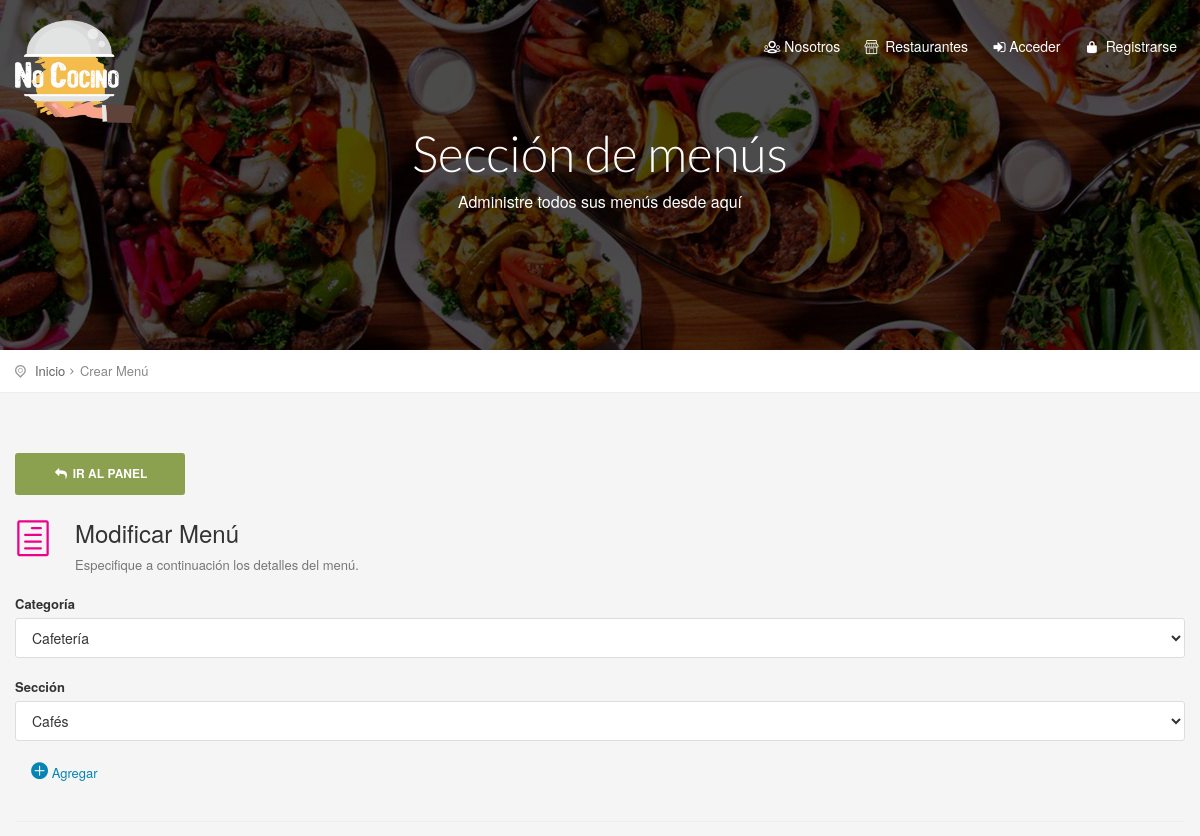
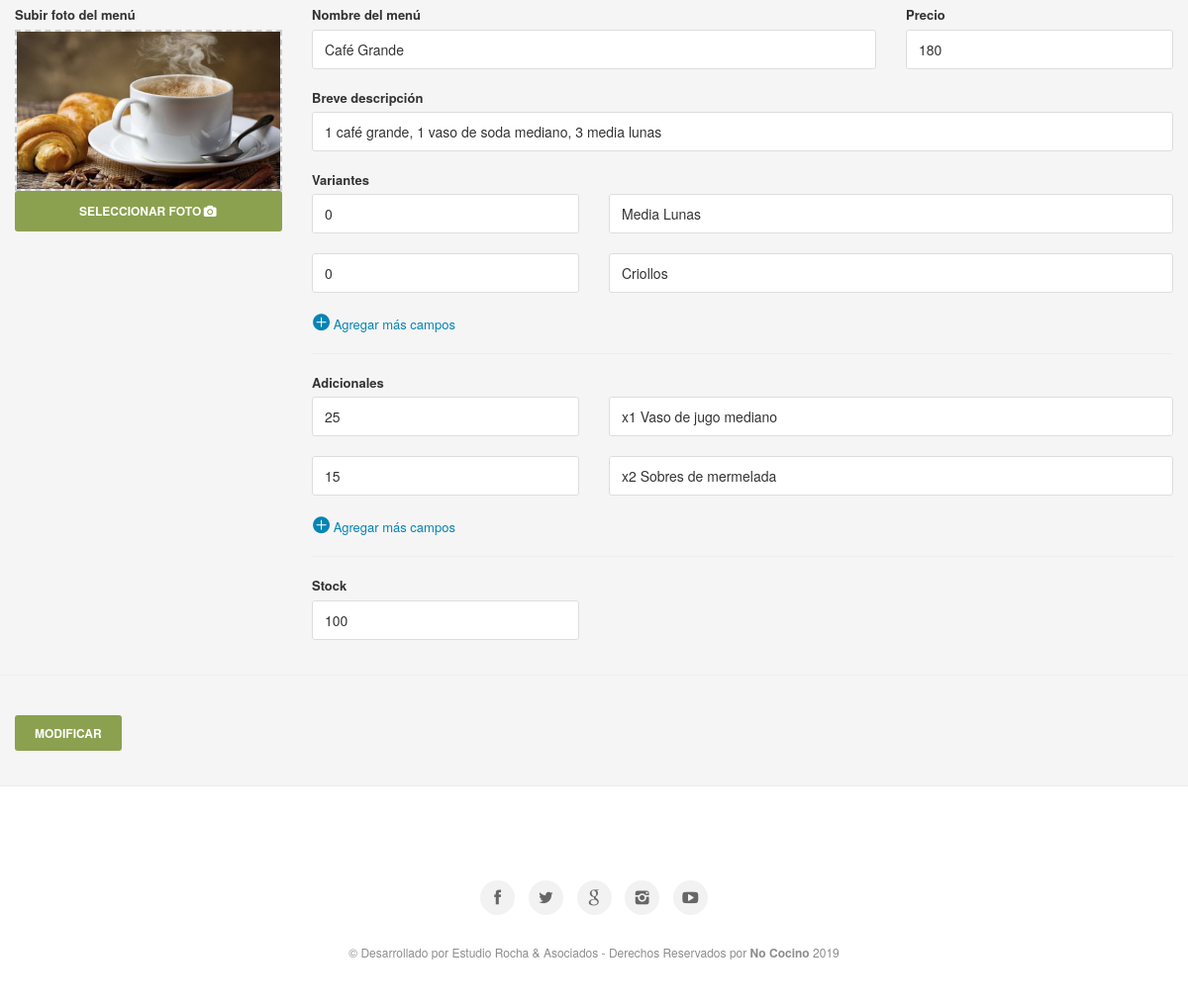
/modificar_menu.php?id=fea133c710, run on the app's committed database (2 pictures, top to bottom).
### tables this page shows
CREATE TABLE `imagenes` (
  `id` int(11) NOT NULL,
  `ruta` varchar(255) NOT NULL,
  `cod` varchar(255) NOT NULL
);

CREATE TABLE `productos` (
  `id` int(11) NOT NULL,
  `cod` varchar(255) DEFAULT NULL,
  `cod_empresa` text,
  `titulo` text,
  `precio` float DEFAULT NULL,
  `precioDescuento` float NOT NULL,
  `stock` int(11) DEFAULT '0',
  `desarrollo` text,
  `variantes` text,
  `adicionales` text,
  `categoria` text,
  `subcategoria` text,
  `seccion` text,
  `keywords` text,
  `description` text,
  `fecha` date DEFAULT NULL,
  `meli` varchar(255) DEFAULT NULL,
  `url` text,
  `cod_producto` varchar(255) DEFAULT NULL
);

### Config/Autoload.php (called while the page is built, shortened)
<?php
class autoload
{
    public static function runSitio()
    {
        spl_autoload_register(
            function($clase)
            {
                $ruta = str_replace("\\", "/", $clase) . ".php";
            }
        );
    }
}

### Clases/Conexion.php (called while the page is built, shortened)
<?php namespace Clases;
class Conexion
{
    private $datos = array("host"=> "localhost","user"=> "root","pass"=> "","db"  => "nococino");
    private $con;
    public function __construct()
    {
        $this->con = mysqli_connect($this->datos["host"], $this->datos["user"], $this->datos["pass"], $this->datos["db"]);
        mysqli_set_charset($this->con,'utf8');
    }
    public function sqlReturn($query)
    {
        $dato = $this->con->query($query);
        return $dato;
    }
}

### Clases/Categorias.php (called while the page is built, shortened)
<?php
class Categorias
{
    private $con;
    public function __construct()
    {
        $this->con = new Conexion();
    }
    function list($filter,$order,$limit) {
        $array = array();
        if (is_array($filter)) {
            $filterSql = "WHERE ";
            $filterSql .= implode(" AND ", $filter);
        } else {
            $filterSql = '';
        }
        if ($order != '') {
            $orderSql = $order;
        } else {
            $orderSql = "id DESC";
        }
        if ($limit != '') {
            $limitSql = "LIMIT " . $limit;
        } else {
            $limitSql = '';
        }
        $sql = "SELECT * FROM `categorias` $filterSql  ORDER BY $orderSql $limitSql";
        $notas = $this->con->sqlReturn($sql);
        if ($notas) {
            while ($row = mysqli_fetch_assoc($notas)) {
                $array[] = $row;
            }
            return $array ;
        }
    }
}

### Clases/Productos.php (called while the page is built, shortened)
<?php
class Productos
{
    public $id;
    public $cod;
    public $cod_empresa;
    private $con;
    public function __construct()
    {
        $this->con = new Conexion();
    }
    public function view()
    {
        $sql   = "SELECT * FROM `productos` WHERE id = '{$this->id}' ||  cod = '{$this->cod}' ||  cod_empresa = '{$this->cod_empresa}' ORDER BY id DESC";
        $notas = $this->con->sqlReturn($sql);
        $row   = mysqli_fetch_assoc($notas);
        return $row;
    }
}

### Clases/Secciones.php (called while the page is built, shortened)
<?php
class Secciones
{
    public $cod;
    private $con;
    public function __construct()
    {
        $this->con = new Conexion();
    }
    public function view()
    {
        $sql   = "SELECT * FROM `secciones` WHERE cod = '{$this->cod}' ORDER BY id DESC";
        $notas = $this->con->sqlReturn($sql);
        $row   = mysqli_fetch_assoc($notas);
        return $row;
    }
    function list($filter,$order,$limit) {
        $array = array();
        if (is_array($filter)) {
            $filterSql = "WHERE ";
            $filterSql .= implode(" AND ", $filter);
        } else {
            $filterSql = '';
        }
        if ($order != '') {
            $orderSql = $order;
        } else {
            $orderSql = "id DESC";
        }
        if ($limit != '') {
            $limitSql = "LIMIT " . $limit;
        } else {
            $limitSql = '';
        }
        $sql = "SELECT * FROM `secciones` $filterSql  ORDER BY $orderSql $limitSql";
        $notas = $this->con->sqlReturn($sql);
        if ($notas) {
            while ($row = mysqli_fetch_assoc($notas)) {
                $array[] = $row;
            }
            return $array ;
        }
    }
}

### Clases/Imagenes.php (called while the page is built, shortened)
<?php
class Imagenes
{
    public $cod;
    private $con;
    public function __construct()
    {
        $this->con = new Conexion();
    }
    public function view()
    {
        $sql      = "SELECT * FROM `imagenes` WHERE cod = '{$this->cod}' ORDER BY id ASC";
        $imagenes = $this->con->sqlReturn($sql);
        $row      = mysqli_fetch_assoc($imagenes);
        if ($row===NULL) {
            $row['ruta']      =  "assets/archivos/sin_imagen.jpg";
            return $row;
        }else {
            return $row;
        }
    }
}

### modificar_menu.php (the view, shortened to what this page needs)
<?php
require_once "Config/Autoload.php";
$menu = new Clases\Productos();
$imagenes = new Clases\Imagenes();
$categorias = new Clases\Categorias();
$seccion = new Clases\Secciones();
$filterCategoria = array("area = 'productos'");
$order = "titulo ASC";
$categoriasArray = $categorias->list($filterCategoria, $order, "");
$cod = isset($_GET["id"]) ? $_GET["id"] : '';
$menu->set("cod", $cod);
$menuData = $menu->view();
$filterSeccion = array("cod_empresa = '$menuData[cod_empresa]'");
$seccionesArray = $seccion->list($filterSeccion, $order, "");
$seccion->set("cod", $menuData['seccion']);
$seccionData = $seccion->view();
$imagenes->set("cod", $menuData['cod']);
$imagenData = $imagenes->view();
if (!empty($menuData['variantes'])) {
    $variantesMostrar = unserialize($menuData['variantes']);
} else {
    $variantesMostrar = array(",", ",");
}
if (!empty($menuData['adicionales'])) {
    $adicionalesMostrar = unserialize($menuData['adicionales']);
} else {
    $adicionalesMostrar = array(",", ",");
}
?>
<section class="parallax-window" id="short" data-parallax="scroll" data-image-src="<?= URL ?>/assets/img/bkg.jpg" data-natural-width="1400">
    <div id="subheader">
        <div id="sub_content">
            <h1>Sección de menús</h1>
            <p>Administre todos sus menús desde aquí</p>
        </div>
    </div>
</section>
<div id="position">
    <div class="container">
        <ul>
            <li><a href="#0">Inicio</a></li>
            <li>Crear Menú</li>
        </ul>
    </div>
</div>
<div class="container margin_60_35">
    <div class="row">
        <div class="col-md-2">
            <a href="<?= URL ?>/panel#seccion-2" class="btn_full"><i class="icon-reply"></i> Ir al panel</a>
        </div>
    </div>
    <div class="row">
        <div class="col-md-12">
            <section id="section-2">
                <div class="indent_title_in">
                    <i class="icon_document_alt"></i>
                    <h3>Modificar Menú</h3>
                    <p>Especifique a continuación los detalles del menú.</p>
                </div>
                <form method="post" enctype="multipart/form-data">
                    <div class="form-group">
                        <label>Categoría</label>
                        <select class="form-control" name="categoriaMenu" id="categoriaMenu">
                            <?php foreach ($categoriasArray as $key => $value):
                                if ($menuData['categoria'] == $value['cod']): ?>
                                    <option value="<?= $value['cod'] ?>" selected><?= $value['titulo'] ?></option>
                                <?php else: ?>
                                    <option value="<?= $value['cod'] ?>"><?= $value['titulo'] ?></option>
                                <?php endif;
                            endforeach; ?>
                        </select>
                    </div>
                    <div class="form-group">
                        <label>Sección</label>
                        <select class="form-control" name="seccionMenu" id="seccionMenu">
                            <?php foreach ($seccionesArray as $key => $value):
                                if ($menuData['seccion'] == $value['cod']): ?>
                                    <option value="<?= $value['cod'] ?>" selected><?= $value['titulo'] ?></option>
                                <?php else: ?>
                                    <option value="<?= $value['cod'] ?>"><?= $value['titulo'] ?></option>
                                <?php endif;
                            endforeach; ?>
                        </select>
                    </div>
                    <a class="MasCampos col-md-12" href="#position" id="btnSecciones"><i
                                class="icon_plus_alt"></i> Agregar</a>
                    <div class="row">
                        <div class="col-md-3">
                        </div>
                    </div>
                    <br/>
                    <hr/>
                    <div class="strip_menu_items">
                        <div class="row">
                            <div class="col-sm-3">
                                <label>Subir foto del menú</label><br/>
                                <div id="dropContainer" class="drop_file">
                                    <img id="imgSalida" src="<?= URL; ?>/<?= $imagenData['ruta'] ?>" width="100%"
                                         src=""/>
                                </div>
                                <label class="btn_full btn btn-primary">
                                    Seleccionar foto<i class="icon-camera"></i>
                                </label>
                            </div>
                            <div class="col-sm-9">
                                <div class="row">
                                    <div class="col-md-8">
                                        <div class="form-group">
                                            <label>Nombre del menú</label>
                                            <input type="text" value="<?= $menuData['titulo'] ?>" name="tituloMenu"
                                                   class="form-control"
                                                   placeholder="Ej. Pizza Napolitana">
                                        </div>
                                    </div>
                                    <div class="col-md-4">
                                        <div class="form-group">
                                            <label>Precio</label>
                                            <input type="text" value="<?= $menuData['precio'] ?>" name="precioMenu"
                                                   class="form-control"
                                                   placeholder="Ej. 180">
                                        </div>
                                    </div>
                                </div>
                                <div class="form-group">
                                    <label>Breve descripción</label>
                                    <input type="text" value="<?= $menuData['desarrollo'] ?>" name="desarrolloMenu"
                                           class="form-control"
                                           placeholder="Ej. Pizza cocinada a la piedra de masa casera">
                                </div>
                                <div class="row">
                                    <label class="col-md-12">Variantes</label>
                                    <?php foreach ($variantesMostrar as $key => $value):
                                        $valor = explode(",", $value); ?>
                                        <div class="col-md-4">
                                            <div class="form-group">
                                                <input type="text" value="<?= $valor[0]; ?>"
                                                       name="variante1[]" class="form-control"
                                                       placeholder="20.00">
                                            </div>
                                        </div>
                                        <div class="col-md-8">
                                            <div class="form-group">
                                                <input type="text" value="<?= $valor[1]; ?>"
                                                       name="variante2[]" class="form-control"
                                                       placeholder="Extra queso">
                                            </div>
                                        </div>
                                    <?php endforeach; ?>
                                    <a class="MasCampos col-md-12" href="#" id="mascamposVariante"><i
                                                class="icon_plus_alt"></i> Agregar más campos</a>
                                </div>
                                <hr/>
                                <div class="row">
                                    <label class="col-md-12">Adicionales</label>
                                    <?php foreach ($adicionalesMostrar as $key => $value):
                                        $valor = explode(",", $value); ?>
                                        <div class="col-md-4">
                                            <div class="form-group">
                                                <input type="text" value="<?= $valor[0]; ?>"
                                                       name="adicional1[]" class="form-control"
                                                       placeholder="40.00">
                                            </div>
                                        </div>
                                        <div class="col-md-8">
                                            <div class="form-group">
                                                <input type="text" value="<?= $valor[1]; ?>"
                                                       name="adicional2[]" class="form-control"
                                                       placeholder="x1 Coca-cola 500cc">
                                            </div>
                                        </div>
                                    <?php endforeach; ?>
                                    <a class="MasCampos col-md-12" href="#" id="mascamposAdicional"><i
                                                class="icon_plus_alt"></i> Agregar más campos</a>
                                </div>
                                <hr/>
                                <div class="row">
                                    <div class="col-md-4 form-group">
                                        <label>Stock</label>
                                        <input type="text" value="<?= $menuData['stock'] ?>" name="stockMenu"
                                               class="form-control" placeholder="Ej. 24">
                                    </div>
                                </div>
                            </div>
                        </div>
                    </div>
        </div>
        <hr class="styled_2">
        <div class="col-md-2">
            <button type="submit" name="modificar_menu" class="btn_1">Modificar</button>
        </div>
    </div>
</div>

### data on the page
imagenes: ruta (picture)
productos: tituloMenu "Café Grande", precioMenu "180", desarrolloMenu "1 café grande, 1 vaso de soda mediano, 3 media lunas", variantes "0", variantes "Media Lunas", variantes "Criollos", adicionales "25", adicionales "x1 Vaso de jugo mediano", adicionales "15", adicionales "x2 Sobres de mermelada", stockMenu "100"

### other printed values
TITULO "No Cocino"
form field categoriaMenu "Cafetería"
form field seccionMenu "Cafés"
